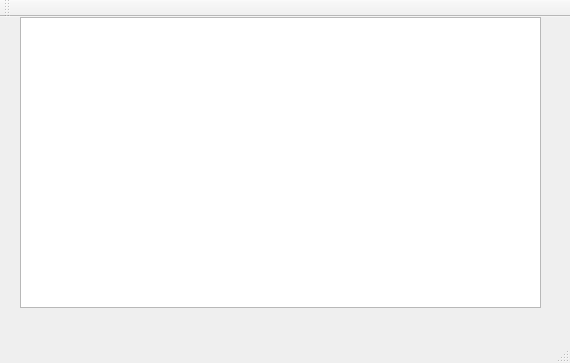
<?xml version="1.0" encoding="UTF-8"?>
<ui version="4.0">
 <class>MainWindow</class>
 <widget class="QMainWindow" name="MainWindow">
  <property name="geometry">
   <rect>
    <x>0</x>
    <y>0</y>
    <width>570</width>
    <height>363</height>
   </rect>
  </property>
  <property name="windowTitle">
   <string>MainWindow</string>
  </property>
  <widget class="QWidget" name="centralWidget">
   <widget class="QTableView" name="tableView">
    <property name="geometry">
     <rect>
      <x>20</x>
      <y>0</y>
      <width>521</width>
      <height>291</height>
     </rect>
    </property>
   </widget>
  </widget>
  <widget class="QMenuBar" name="menuBar">
   <property name="geometry">
    <rect>
     <x>0</x>
     <y>0</y>
     <width>570</width>
     <height>27</height>
    </rect>
   </property>
  </widget>
  <widget class="QToolBar" name="mainToolBar">
   <attribute name="toolBarArea">
    <enum>TopToolBarArea</enum>
   </attribute>
   <attribute name="toolBarBreak">
    <bool>false</bool>
   </attribute>
  </widget>
  <widget class="QStatusBar" name="statusBar"/>
 </widget>
 <layoutdefault spacing="6" margin="11"/>
 <resources/>
 <connections/>
</ui>
